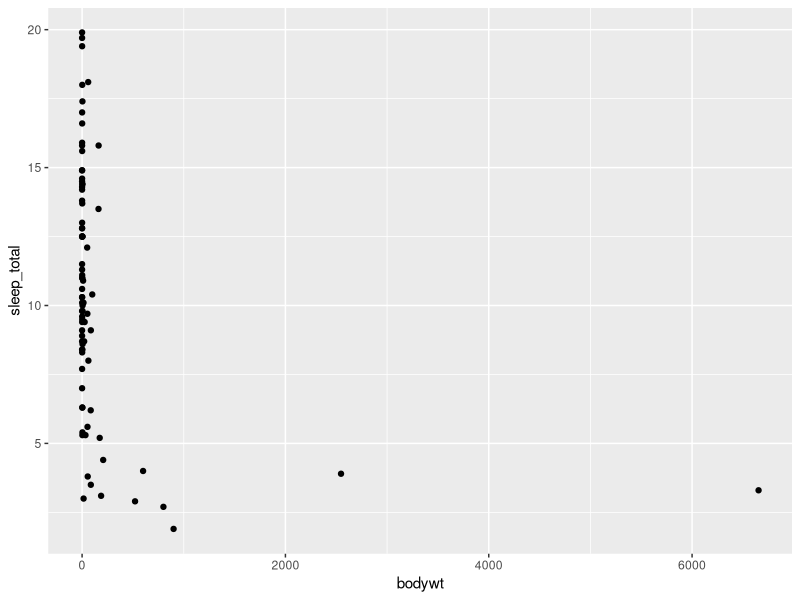
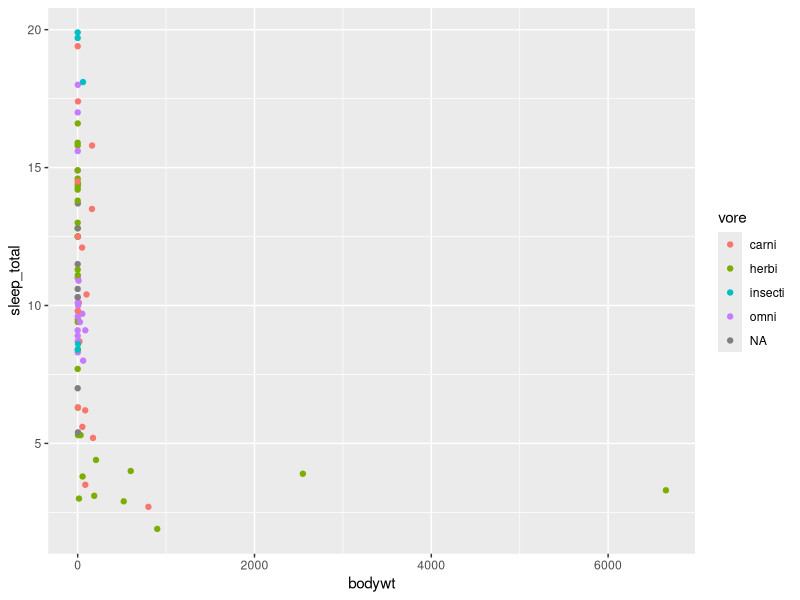
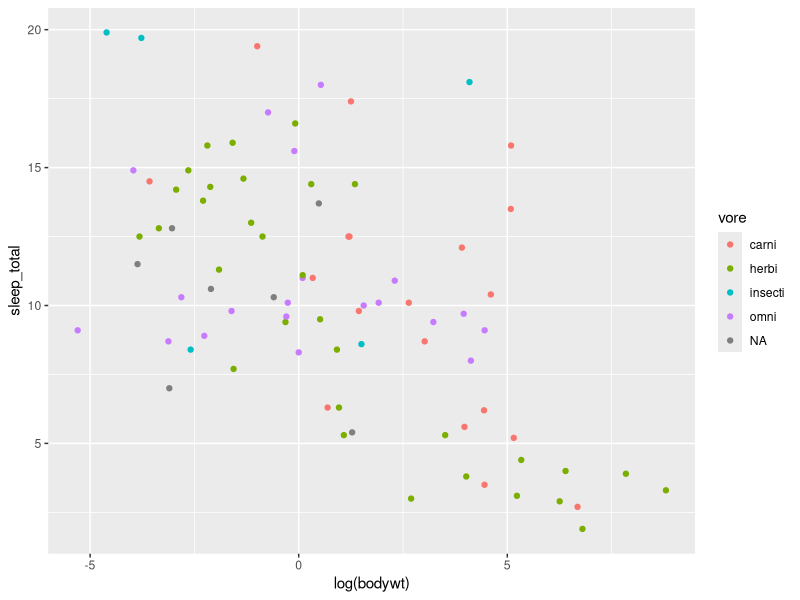
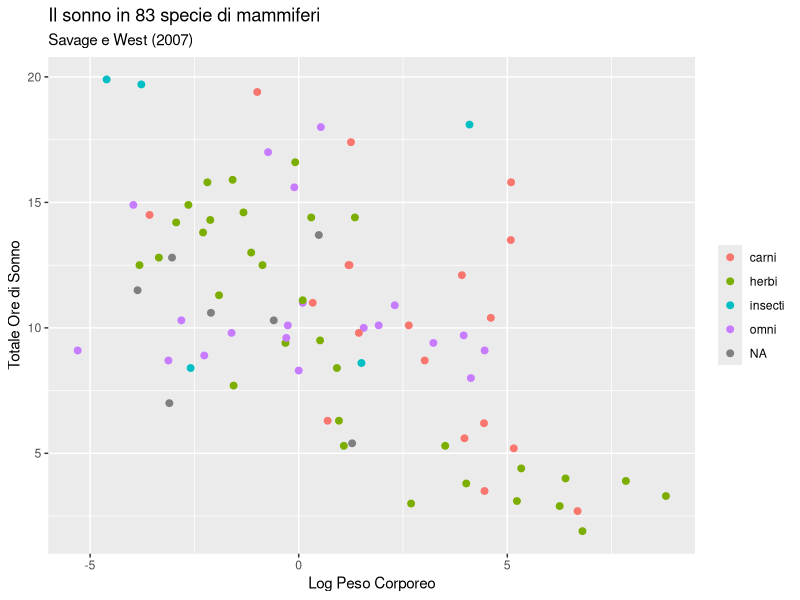
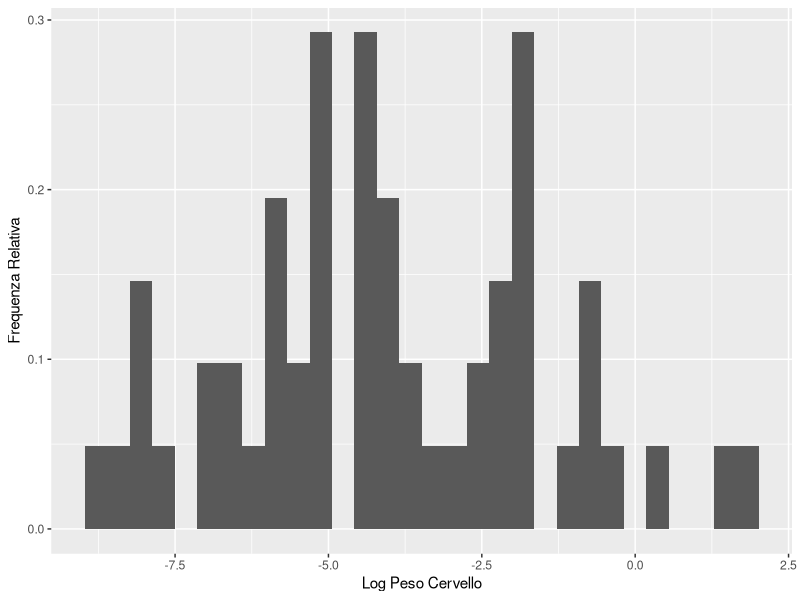

R code for these plots, in order:
## ---- chunk 1
library("tidyverse")
data(msleep)
dim(msleep)
## ---- chunk 2
dt <- msleep %>%
  dplyr::select(name, vore, sleep_total)
dt
## ---- chunk 3
dt %>%
  dplyr::filter(vore == "carni")
## ---- chunk 4
dt %>% 
  mutate(sleep_minutes = sleep_total * 60) %>%
  dplyr::select(sleep_total, sleep_minutes)
## ---- chunk 5
dt %>% 
  arrange(desc(sleep_total))
## ---- chunk 6
dt %>% 
  summarise(
  m_sleep = mean(sleep_total, na.rm = TRUE)
  ) %>% 
  unlist()
## ---- chunk 7
dt %>%
  group_by(vore) %>%
  summarise(
    m_sleep = mean(sleep_total, na.rm = TRUE), 
    n = n()
  )
## ---- chunk 8
f_1 <- c("old_3", "old_4", "old_1", "old_1", "old_2")
f_1 <- factor(f_1)
y <- 1:5
df <- data.frame(f_1, y)
df
## ---- chunk 9
df <- df %>%
  mutate(f_1 =
    dplyr::recode(f_1,
      "old_1" = "new_poco",
      "old_2" = "new_medio",
      "old_3" = "new_tanto",
      "old_4" = "new_massimo",
     )
   )
df
## ---- chunk 10
df$f_1 <- factor(df$f_1,
  levels = c(
    "new_poco", "new_medio", "new_tanto", "new_massimo"
  )
)
summary(df$f_1)
## ---- chunk 11
library("tidyverse")
## ---- chunk 12
data(msleep)
p <- msleep %>% 
  ggplot(
    aes(x = bodywt, y = sleep_total)
  ) +
  geom_point()
print(p)
## ---- chunk 13
p <- msleep %>% 
  ggplot(
    aes(x = bodywt, y = sleep_total, col = vore)
  ) +
  geom_point()
print(p)
## ---- chunk 14
p <- msleep %>% 
  ggplot(
    aes(x = log(bodywt), y = sleep_total, col = vore)
  ) +
  geom_point()
print(p)
## ---- chunk 15
msleep %>% 
  ggplot(
    aes(x = log(bodywt), y = sleep_total, col = vore)
  ) +
  geom_point(size = 2) +
    theme(legend.title = element_blank()) +
    labs(
      x = "Log Peso Corporeo",
      y = "Totale Ore di Sonno",
      title = "Il sonno in 83 specie di mammiferi",
      subtitle = "Savage e West (2007)"
     )
## ---- chunk 16
msleep %>% 
  ggplot(
    aes(log(brainwt))
  ) +
  geom_histogram(aes(y = ..density..)) +
  labs(
    x = "Log Peso Cervello",
    y = "Frequenza Relativa"
  ) +
  theme(legend.title = element_blank())
